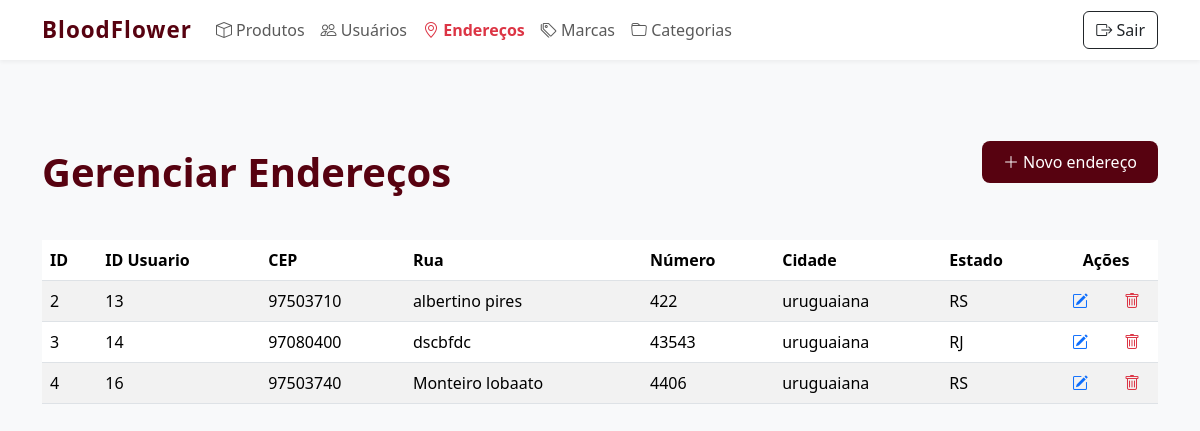
The page /admin/enderecos.php (signed in) on the database as committed earlier.
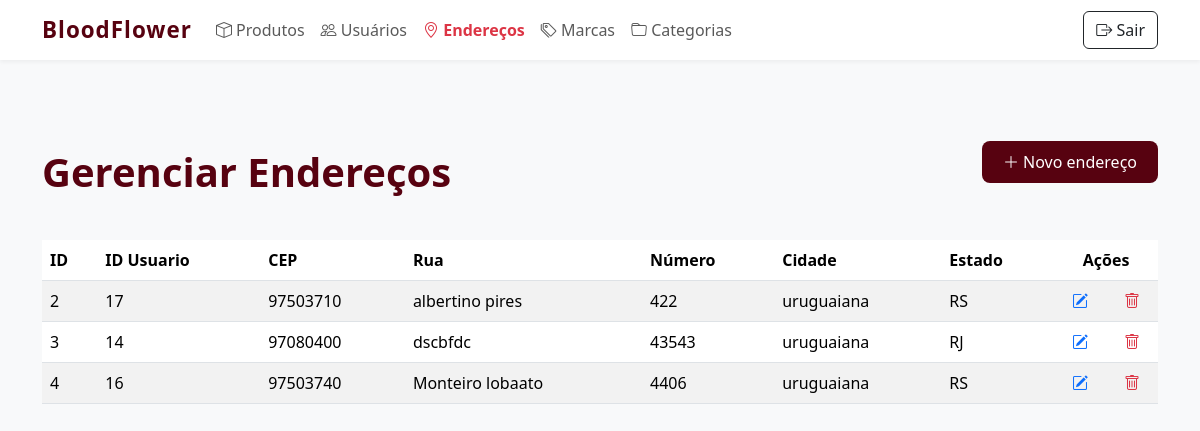
The same page on the database as committed later.
### tables this page shows
CREATE TABLE IF NOT EXISTS `enderecos` (
  `id_endereco` int NOT NULL AUTO_INCREMENT,
  `usuario_id` int DEFAULT NULL,
  `cep` varchar(9) DEFAULT NULL,
  `rua` varchar(100) DEFAULT NULL,
  `numero` varchar(10) DEFAULT NULL,
  `bairro` varchar(50) DEFAULT NULL,
  `cidade` varchar(50) DEFAULT NULL,
  `estado` varchar(2) DEFAULT NULL,
  `tipo` varchar(100) NOT NULL,
  PRIMARY KEY (`id_endereco`),
  KEY `usuario_id` (`usuario_id`)
);

### admin/enderecos.php (the view, shortened to what this page needs)
<?php
include("../conexao.php");
?>
<!DOCTYPE html>
<html lang="pt-br">
<head>
    <link href="https://cdn.jsdelivr.net/npm/bootstrap@5.3.3/dist/css/bootstrap.min.css" rel="stylesheet">
    <link href="https://cdn.jsdelivr.net/npm/bootstrap-icons@1.10.5/font/bootstrap-icons.css" rel="stylesheet">
</head>
<body>
<nav class="navbar navbar-expand-lg">
    <div class="container">
        <a class="navbar-brand" href="inicioADM.php">BloodFlower</a>
        <div class="collapse navbar-collapse" id="navbarNavAdmin">
            <ul class="navbar-nav me-auto mb-2 mb-lg-0">
                <li class="nav-item">
                    <a class="nav-link" href="inicioADM.php"><i class="bi bi-box"></i> Produtos</a>
                </li>
                <li class="nav-item">
                    <a class="nav-link " href="usuarios.php"><i class="bi bi-people"></i> Usuários</a>
                </li>
                <li class="nav-item">
                    <a class="nav-link active fw-bold text-danger" href="enderecos.php"><i class="bi bi-geo-alt"></i> Endereços</a>
                </li>
                <li class="nav-item">
                    <a class="nav-link" href="marcas.php"><i class="bi bi-tags"></i> Marcas</a>
                </li>
                <li class="nav-item">
                    <a class="nav-link" href="categorias.php"><i class="bi bi-folder"></i> Categorias</a>
                </li>
            </ul>
            <div class="d-flex align-items-center gap-3">
                <a href="../logoff.php" class="btn btn-outline-dark">
                    <i class="bi bi-box-arrow-right"></i> Sair
                </a>
            </div>
        </div>
    </div>
</nav>
<div class="container py-5">
    <div class="d-flex justify-content-between align-items-center mb-4">
        <h1>Gerenciar Endereços</h1>
        <a href="cadUsuario.php" class="btn btn-admin">
            <i class="bi bi-plus-lg"></i> Novo endereço
        </a>
    </div>
    <?php
    $sql = "SELECT * FROM enderecos";
    $result = mysqli_query($conn, $sql);
    if (mysqli_num_rows($result) > 0) {
        echo "<div class='table-responsive'>";
        echo "<table class='table table-striped table-hover align-middle'>";
        echo "<thead><tr>";
        echo "<th>ID</th><th>ID Usuario</th><th>CEP</th><th>Rua</th><th>Número</th><th>Cidade</th><th>Estado</th><th class='text-center' colspan='2'>Ações</th>";
        echo "</tr></thead><tbody>";
        while ($row = mysqli_fetch_assoc($result)) {
            echo "<tr>";
            echo "<td>{$row['id_endereco']}</td>";
            echo "<td>{$row['usuario_id']}</td>";
            echo "<td>{$row['cep']}</td>";
            echo "<td>{$row['rua']}</td>";
            echo "<td>{$row['numero']}</td>";
            echo "<td>" . $row['cidade'] . "</td>";
            echo "<td>" . $row['estado'] . "</td>";
            echo "<td class='text-center'>
                    <a href='formEditEndereco.php?id_endereco={$row['id_endereco']}' class='text-primary'><i class='bi bi-pencil-square'></i></a>
                  </td>";
            echo "<td class='text-center'>
                    <a href='excluirEndereco.php?id={$row['id_endereco']}' class='text-danger' onclick='return confirm(\"Tem certeza que deseja excluir este endereço?\")'>
                        <i class='bi bi-trash'></i>
                    </a>
                  </td>";
            echo "</tr>";
        }
        echo "</tbody></table></div>";
    } else {
        echo "<p class='text-muted text-center mt-4'>Nenhum usuário cadastrado.</p>";
    }
    ?>
</div>
</body>
</html>

Rows that differ between the two databases and show on the page:
changed enderecos "albertino pires": usuario "13" → "17"
